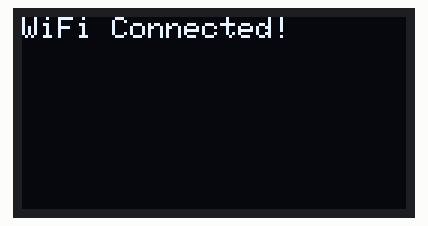
Simulated run of this sketch. Board: ESP8266 (NodeMCU). On the bench: 128×64 one-colour display. WiFi joins after 1.5 s; servers stay silent unless stated; uploads are accepted with an empty reply; what the sketch prints to the serial monitor is not drawn.

Above: at 1.6 s.
At 2.9 s:
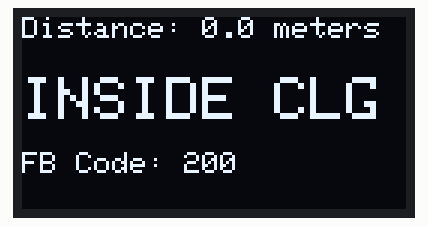
At 3.97 s:
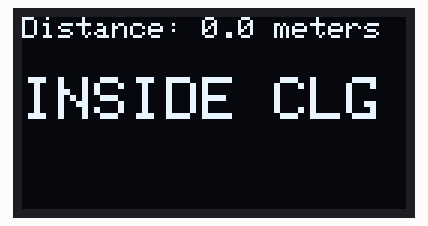

Measured:
- what the display in image 0 shows lasts 1.0 s, from 1.6 s to 2.6 s

The sketch:

esp_tracker.ino
```cpp
#if defined(ESP32)
  #include <WiFi.h>
  #include <HTTPClient.h>
#elif defined(ESP8266)
  #include <ESP8266WiFi.h>
  #include <ESP8266HTTPClient.h>
#endif
#include <WiFiClientSecure.h>
#include <Wire.h>
#include <Adafruit_GFX.h>
#include <Adafruit_SSD1306.h>
#include <math.h>

const char* ssid = "pranav";
const char* password ="12345678";

#define SCREEN_WIDTH 128
#define SCREEN_HEIGHT 64

Adafruit_SSD1306 display(SCREEN_WIDTH, SCREEN_HEIGHT, &Wire, -1);

double collegeLat = 12.870497;
double collegeLng = 80.219833;

// Simulated bus location starting near college
double busLat = 12.870497;
double busLng = 80.219833;

double distance(double lat1, double lon1, double lat2, double lon2) {
  // Haversine formula to calculate distance between two GPS coordinates in meters
  double R = 6371000; // Radius of Earth in meters
  double dLat = (lat2 - lat1) * PI / 180;
  double dLon = (lon2 - lon1) * PI / 180;
  double a = sin(dLat / 2) * sin(dLat / 2) +
             cos(lat1 * PI / 180) * cos(lat2 * PI / 180) *
             sin(dLon / 2) * sin(dLon / 2);
  double c = 2 * atan2(sqrt(a), sqrt(1 - a));
  return R * c;
}

void setup() {
  Serial.begin(115200);

  // 1. Initialize OLED display
  if (!display.begin(SSD1306_SWITCHCAPVCC, 0x3C)) {
    Serial.println(F("SSD1306 allocation failed"));
    for (;;);
  }
  display.clearDisplay();
  display.setTextColor(WHITE);
  display.setTextSize(1);
  display.setCursor(0, 0);
  display.println("Connecting WiFi...");
  display.display();

  // 2. Connect to WiFi
  WiFi.begin(ssid, password);
  while (WiFi.status() != WL_CONNECTED) {
    delay(500);
    Serial.print(".");
  }

  Serial.println("\nWiFi connected");
  display.clearDisplay();
  display.setCursor(0, 0);
  display.println("WiFi Connected!");
  display.display();
  delay(1000);
}

void loop() {
  // 1. Calculate Distance
  double d = distance(busLat, busLng, collegeLat, collegeLng);

  // 2. Update OLED Display
  display.clearDisplay();

  display.setTextSize(1);
  display.setCursor(0, 0);
  display.print("Distance: ");
  display.print(d, 1);
  display.print(" meters");

  display.setTextSize(2);
  display.setCursor(0, 20);
  if (d < 200) {
    display.println("INSIDE CLG");
  } else {
    display.println("OUTSIDE CLG");
  }
  display.display();

  // 3. Send Data to Firebase
  if (WiFi.status() == WL_CONNECTED) {
    WiFiClientSecure client;

    #if defined(ESP8266)
    client.setBufferSizes(512, 512); // Reduce SSL buffer size to prevent ESP8266 memory crashes
    #endif

    client.setInsecure(); // Bypass SSL certificate validation for Firebase
    HTTPClient http;

    String url = "https://bustracker-b8007-default-rtdb.firebaseio.com/bus.json";

    http.begin(client, url);
    http.setFollowRedirects(HTTPC_STRICT_FOLLOW_REDIRECTS);
    http.addHeader("Content-Type", "application/json");

    String data = "{\"lat\":" + String(busLat, 6) + ",\"lng\":" + String(busLng, 6) + ",\"ts\":" + String(millis()) + "}";

    int httpCode = http.PUT(data);

    // Print HTTP Status to OLED so user can see it!
    display.setTextSize(1);
    display.setCursor(0, 45);
    display.print("FB Code: ");
    display.print(httpCode);
    display.display();

    if (httpCode > 0) {
      Serial.printf("[HTTP] PUT... code: %d\n", httpCode);
    } else {
      Serial.printf("[HTTP] PUT... failed, error: %s\n", http.errorToString(httpCode).c_str());
    }
    http.end();
  }


  delay(1000); // Wait 1 second before next update
}
```
